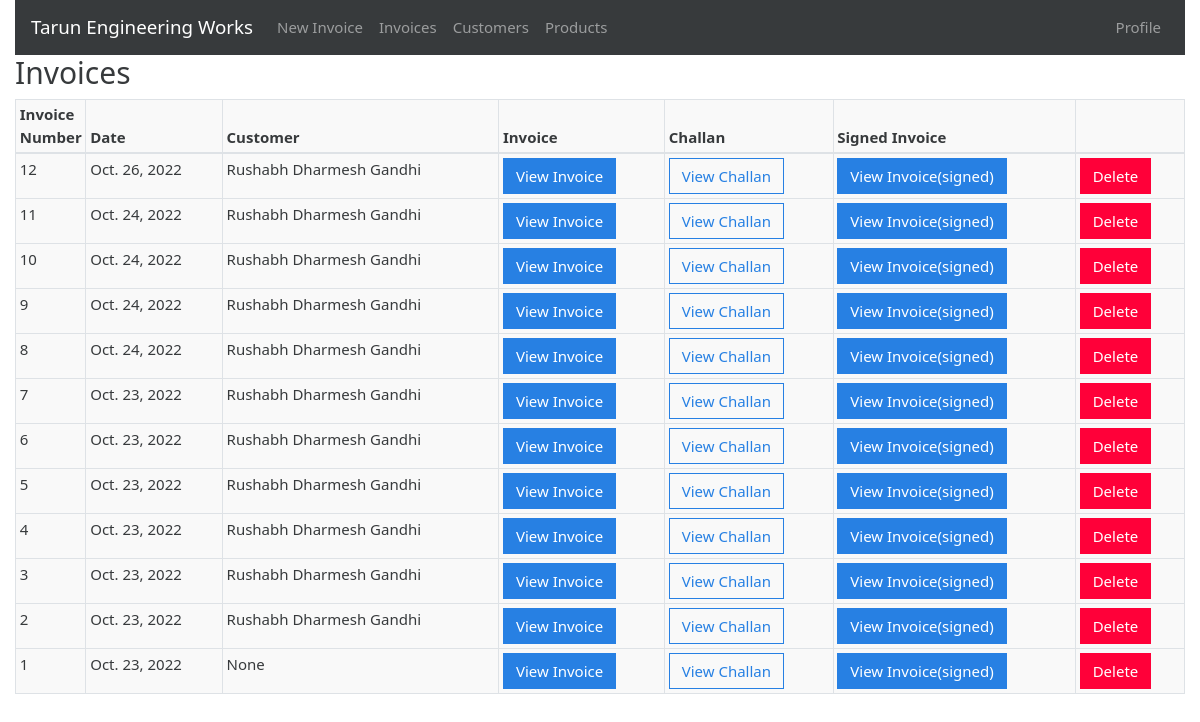
The app's page /invoices (signed in), older data.
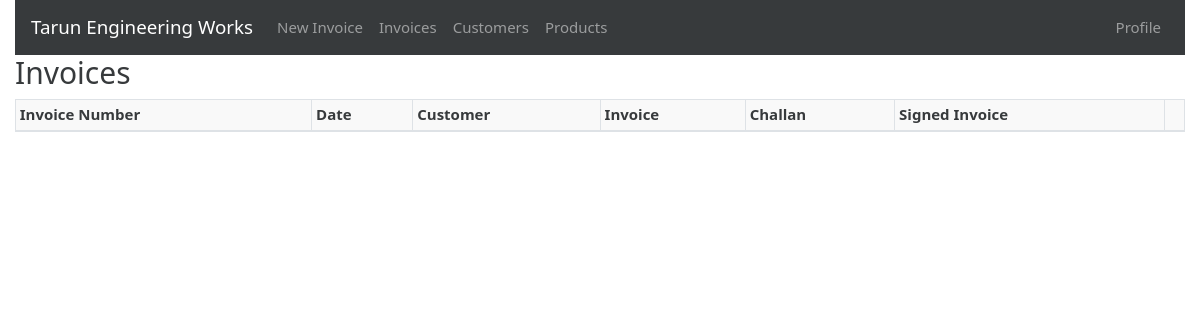
The same page, newer data.
### gstbillingapp/models.py (models this page shows, shortened)
class Invoice(models.Model):
    invoice_number = models.IntegerField()
    invoice_date = models.DateField()
    order_date = models.DateField(default=datetime.now())
    invoice_customer = models.ForeignKey(
        'Customer',
        on_delete=models.SET_NULL,
        null=True
    )
    invoice_json = models.TextField()

class Customer(models.Model):
    customer_name = models.CharField(max_length=200)
    customer_address = models.TextField(max_length=600, blank=True, null=True)
    customer_gst = models.CharField(max_length=15, blank=True, null=True)
    def __str__(self):
        return self.customer_name

### gstbillingapp/views.py (the view)
# urls.py: path('invoices', views.invoices, name='invoices'),
def invoices(request):
    context = {}
    context['invoices'] = Invoice.objects.all().order_by('-id')
    return render(request, 'gstbillingapp/invoices.html', context)

### gstbillingapp/templates/gstbillingapp/invoices.html (shortened to what this page needs)
{% extends "gstbillingapp/base.html" %}
{% load static %}
{% block content %}
		<h2>Invoices</h2>
		<table class="table table-bordered" id="invoice-table">
		<thead>
			<tr>
				<th>Invoice Number</th>
				<th>Date</th>
				<th>Customer</th>
				<th>Invoice</th>
				<th>Challan</th>
				<th>Signed Invoice</th>
				<th></th>
			</tr>
		</thead>
		<tbody class=" ">
			{% for invoice in invoices %}
			<tr>
 				<td width="1%">{{invoice.invoice_number}}</td>
 				<td>{{invoice.invoice_date}}</td>
 				<td>{{invoice.invoice_customer}}</td>
				 <td >  <a href="{% url 'invoice_viewer' invoice.id %}"><button type="button" class="btn btn-primary">View Invoice</button></a> </a></td>
				 <td >  <a href="{% url 'challan_viewer' invoice.id %}"><button type="button" class="btn btn-outline-primary">View Challan</button></a> </a></td>
				 <td >  <a href="{% url 'invoice_scanned' invoice.id %}"><button type="button" class="btn btn-primary">View Invoice(signed)</button></a> </a></td>
				 <td><button type="button" class="btn btn-danger" data-toggle="modal" data-target="#invoiceDeleteModal" data-invoice-id="{{invoice.id}}" data-invoice-number="{{invoice.invoice_number}}, for {{invoice.invoice_customer}}">Delete</button></td>
			</tr>
			{% endfor %}
		</tbody>
		</table>
{% endblock %}

Row changes from the older to the newer data that the page shows:
removed Invoice: invoice_number "12", invoice_date "Oct. 26, 2022", invoice_customer "Rushabh Dharmesh Gandhi"
removed Invoice: invoice_number "11", invoice_date "Oct. 24, 2022", invoice_customer "Rushabh Dharmesh Gandhi"
removed Invoice: invoice_number "10", invoice_date "Oct. 24, 2022", invoice_customer "Rushabh Dharmesh Gandhi"
removed Invoice: invoice_number "9", invoice_date "Oct. 24, 2022", invoice_customer "Rushabh Dharmesh Gandhi"
removed Invoice: invoice_number "8", invoice_date "Oct. 24, 2022", invoice_customer "Rushabh Dharmesh Gandhi"
removed Invoice: invoice_number "7", invoice_date "Oct. 23, 2022", invoice_customer "Rushabh Dharmesh Gandhi"
removed Invoice: invoice_number "6", invoice_date "Oct. 23, 2022", invoice_customer "Rushabh Dharmesh Gandhi"
removed Invoice: invoice_number "5", invoice_date "Oct. 23, 2022", invoice_customer "Rushabh Dharmesh Gandhi"
removed Invoice: invoice_number "4", invoice_date "Oct. 23, 2022", invoice_customer "Rushabh Dharmesh Gandhi"
removed Invoice: invoice_number "3", invoice_date "Oct. 23, 2022", invoice_customer "Rushabh Dharmesh Gandhi"
removed Invoice: invoice_number "2", invoice_date "Oct. 23, 2022", invoice_customer "Rushabh Dharmesh Gandhi"
removed Invoice: invoice_number "1", invoice_date "Oct. 23, 2022", invoice_customer "None"
